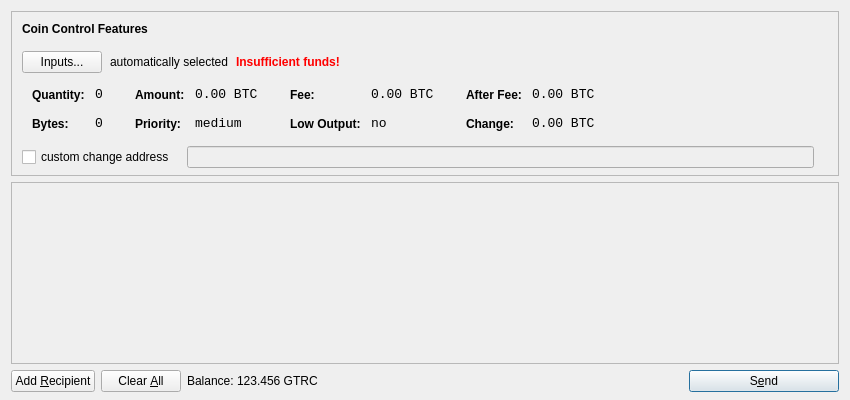
<?xml version="1.0" encoding="UTF-8"?>
<ui version="4.0">
 <class>SendCoinsDialog</class>
 <widget class="QDialog" name="SendCoinsDialog">
  <property name="geometry">
   <rect>
    <x>0</x>
    <y>0</y>
    <width>850</width>
    <height>400</height>
   </rect>
  </property>
  <property name="windowTitle">
   <string>Send Coins</string>
  </property>
  <layout class="QVBoxLayout" name="verticalLayout" stretch="0,1,0">
   <property name="bottomMargin">
    <number>8</number>
   </property>
   <item>
    <widget class="QFrame" name="frameCoinControl">
     <property name="sizePolicy">
      <sizepolicy hsizetype="Expanding" vsizetype="Expanding">
       <horstretch>0</horstretch>
       <verstretch>0</verstretch>
      </sizepolicy>
     </property>
     <property name="maximumSize">
      <size>
       <width>16777215</width>
       <height>16777215</height>
      </size>
     </property>
     <property name="frameShape">
      <enum>QFrame::StyledPanel</enum>
     </property>
     <property name="frameShadow">
      <enum>QFrame::Sunken</enum>
     </property>
     <layout class="QVBoxLayout" name="verticalLayoutCoinControl2">
      <property name="spacing">
       <number>-1</number>
      </property>
      <property name="leftMargin">
       <number>0</number>
      </property>
      <property name="topMargin">
       <number>0</number>
      </property>
      <property name="rightMargin">
       <number>0</number>
      </property>
      <property name="bottomMargin">
       <number>6</number>
      </property>
      <item>
       <layout class="QVBoxLayout" name="verticalLayoutCoinControl" stretch="0,0,0,0,1">
        <property name="spacing">
         <number>0</number>
        </property>
        <property name="leftMargin">
         <number>10</number>
        </property>
        <property name="topMargin">
         <number>10</number>
        </property>
        <item>
         <layout class="QHBoxLayout" name="horizontalLayoutCoinControl1">
          <property name="bottomMargin">
           <number>15</number>
          </property>
          <item>
           <widget class="QLabel" name="labelCoinControlFeatures">
            <property name="sizePolicy">
             <sizepolicy hsizetype="Preferred" vsizetype="Maximum">
              <horstretch>0</horstretch>
              <verstretch>0</verstretch>
             </sizepolicy>
            </property>
            <property name="font">
             <font>
              <weight>75</weight>
              <bold>true</bold>
             </font>
            </property>
            <property name="styleSheet">
             <string notr="true">font-weight:bold;</string>
            </property>
            <property name="text">
             <string>Coin Control Features</string>
            </property>
           </widget>
          </item>
         </layout>
        </item>
        <item>
         <layout class="QHBoxLayout" name="horizontalLayoutCoinControl2" stretch="0,0,0,0">
          <property name="spacing">
           <number>8</number>
          </property>
          <property name="bottomMargin">
           <number>10</number>
          </property>
          <item>
           <widget class="QPushButton" name="pushButtonCoinControl">
            <property name="styleSheet">
             <string notr="true"/>
            </property>
            <property name="text">
             <string>Inputs...</string>
            </property>
           </widget>
          </item>
          <item>
           <widget class="QLabel" name="labelCoinControlAutomaticallySelected">
            <property name="text">
             <string>automatically selected</string>
            </property>
            <property name="margin">
             <number>5</number>
            </property>
           </widget>
          </item>
          <item>
           <widget class="QLabel" name="labelCoinControlInsuffFunds">
            <property name="font">
             <font>
              <weight>75</weight>
              <bold>true</bold>
             </font>
            </property>
            <property name="styleSheet">
             <string notr="true">color:red;font-weight:bold;</string>
            </property>
            <property name="text">
             <string>Insufficient funds!</string>
            </property>
            <property name="margin">
             <number>5</number>
            </property>
           </widget>
          </item>
          <item>
           <spacer name="horizontalSpacerCoinControl">
            <property name="orientation">
             <enum>Qt::Horizontal</enum>
            </property>
            <property name="sizeHint" stdset="0">
             <size>
              <width>40</width>
              <height>1</height>
             </size>
            </property>
           </spacer>
          </item>
         </layout>
        </item>
        <item>
         <widget class="QWidget" name="widgetCoinControl" native="true">
          <property name="sizePolicy">
           <sizepolicy hsizetype="Preferred" vsizetype="Preferred">
            <horstretch>0</horstretch>
            <verstretch>0</verstretch>
           </sizepolicy>
          </property>
          <property name="minimumSize">
           <size>
            <width>0</width>
            <height>0</height>
           </size>
          </property>
          <property name="styleSheet">
           <string notr="true"/>
          </property>
          <layout class="QHBoxLayout" name="horizontalLayoutCoinControl5">
           <property name="margin">
            <number>0</number>
           </property>
           <item>
            <layout class="QHBoxLayout" name="horizontalLayoutCoinControl3" stretch="0,0,0,1">
             <property name="spacing">
              <number>20</number>
             </property>
             <property name="topMargin">
              <number>0</number>
             </property>
             <property name="bottomMargin">
              <number>10</number>
             </property>
             <item>
              <layout class="QFormLayout" name="formLayoutCoinControl1">
               <property name="horizontalSpacing">
                <number>10</number>
               </property>
               <property name="verticalSpacing">
                <number>14</number>
               </property>
               <property name="leftMargin">
                <number>10</number>
               </property>
               <property name="topMargin">
                <number>4</number>
               </property>
               <property name="rightMargin">
                <number>6</number>
               </property>
               <item row="0" column="0">
                <widget class="QLabel" name="labelCoinControlQuantityText">
                 <property name="styleSheet">
                  <string notr="true">font-weight:bold;</string>
                 </property>
                 <property name="text">
                  <string>Quantity:</string>
                 </property>
                 <property name="margin">
                  <number>0</number>
                 </property>
                </widget>
               </item>
               <item row="0" column="1">
                <widget class="QLabel" name="labelCoinControlQuantity">
                 <property name="font">
                  <font>
                   <family>Monospace</family>
                   <pointsize>10</pointsize>
                  </font>
                 </property>
                 <property name="cursor">
                  <cursorShape>IBeamCursor</cursorShape>
                 </property>
                 <property name="contextMenuPolicy">
                  <enum>Qt::ActionsContextMenu</enum>
                 </property>
                 <property name="text">
                  <string notr="true">0</string>
                 </property>
                 <property name="margin">
                  <number>0</number>
                 </property>
                 <property name="textInteractionFlags">
                  <set>Qt::LinksAccessibleByMouse|Qt::TextSelectableByKeyboard|Qt::TextSelectableByMouse</set>
                 </property>
                </widget>
               </item>
               <item row="1" column="0">
                <widget class="QLabel" name="labelCoinControlBytesText">
                 <property name="styleSheet">
                  <string notr="true">font-weight:bold;</string>
                 </property>
                 <property name="text">
                  <string>Bytes:</string>
                 </property>
                </widget>
               </item>
               <item row="1" column="1">
                <widget class="QLabel" name="labelCoinControlBytes">
                 <property name="font">
                  <font>
                   <family>Monospace</family>
                   <pointsize>10</pointsize>
                  </font>
                 </property>
                 <property name="cursor">
                  <cursorShape>IBeamCursor</cursorShape>
                 </property>
                 <property name="contextMenuPolicy">
                  <enum>Qt::ActionsContextMenu</enum>
                 </property>
                 <property name="text">
                  <string notr="true">0</string>
                 </property>
                 <property name="textInteractionFlags">
                  <set>Qt::LinksAccessibleByMouse|Qt::TextSelectableByKeyboard|Qt::TextSelectableByMouse</set>
                 </property>
                </widget>
               </item>
              </layout>
             </item>
             <item>
              <layout class="QFormLayout" name="formLayoutCoinControl2">
               <property name="horizontalSpacing">
                <number>10</number>
               </property>
               <property name="verticalSpacing">
                <number>14</number>
               </property>
               <property name="leftMargin">
                <number>6</number>
               </property>
               <property name="topMargin">
                <number>4</number>
               </property>
               <property name="rightMargin">
                <number>6</number>
               </property>
               <item row="0" column="0">
                <widget class="QLabel" name="labelCoinControlAmountText">
                 <property name="styleSheet">
                  <string notr="true">font-weight:bold;</string>
                 </property>
                 <property name="text">
                  <string>Amount:</string>
                 </property>
                 <property name="margin">
                  <number>0</number>
                 </property>
                </widget>
               </item>
               <item row="0" column="1">
                <widget class="QLabel" name="labelCoinControlAmount">
                 <property name="font">
                  <font>
                   <family>Monospace</family>
                   <pointsize>10</pointsize>
                  </font>
                 </property>
                 <property name="cursor">
                  <cursorShape>IBeamCursor</cursorShape>
                 </property>
                 <property name="contextMenuPolicy">
                  <enum>Qt::ActionsContextMenu</enum>
                 </property>
                 <property name="text">
                  <string notr="true">0.00 BTC</string>
                 </property>
                 <property name="textInteractionFlags">
                  <set>Qt::LinksAccessibleByMouse|Qt::TextSelectableByKeyboard|Qt::TextSelectableByMouse</set>
                 </property>
                </widget>
               </item>
               <item row="1" column="0">
                <widget class="QLabel" name="labelCoinControlPriorityText">
                 <property name="styleSheet">
                  <string notr="true">font-weight:bold;</string>
                 </property>
                 <property name="text">
                  <string>Priority:</string>
                 </property>
                </widget>
               </item>
               <item row="1" column="1">
                <widget class="QLabel" name="labelCoinControlPriority">
                 <property name="font">
                  <font>
                   <family>Monospace</family>
                   <pointsize>10</pointsize>
                  </font>
                 </property>
                 <property name="cursor">
                  <cursorShape>IBeamCursor</cursorShape>
                 </property>
                 <property name="contextMenuPolicy">
                  <enum>Qt::ActionsContextMenu</enum>
                 </property>
                 <property name="text">
                  <string>medium</string>
                 </property>
                 <property name="textInteractionFlags">
                  <set>Qt::LinksAccessibleByMouse|Qt::TextSelectableByKeyboard|Qt::TextSelectableByMouse</set>
                 </property>
                </widget>
               </item>
              </layout>
             </item>
             <item>
              <layout class="QFormLayout" name="formLayoutCoinControl3">
               <property name="horizontalSpacing">
                <number>10</number>
               </property>
               <property name="verticalSpacing">
                <number>14</number>
               </property>
               <property name="leftMargin">
                <number>6</number>
               </property>
               <property name="topMargin">
                <number>4</number>
               </property>
               <property name="rightMargin">
                <number>6</number>
               </property>
               <item row="0" column="0">
                <widget class="QLabel" name="labelCoinControlFeeText">
                 <property name="styleSheet">
                  <string notr="true">font-weight:bold;</string>
                 </property>
                 <property name="text">
                  <string>Fee:</string>
                 </property>
                 <property name="margin">
                  <number>0</number>
                 </property>
                </widget>
               </item>
               <item row="0" column="1">
                <widget class="QLabel" name="labelCoinControlFee">
                 <property name="font">
                  <font>
                   <family>Monospace</family>
                   <pointsize>10</pointsize>
                  </font>
                 </property>
                 <property name="cursor">
                  <cursorShape>IBeamCursor</cursorShape>
                 </property>
                 <property name="contextMenuPolicy">
                  <enum>Qt::ActionsContextMenu</enum>
                 </property>
                 <property name="text">
                  <string notr="true">0.00 BTC</string>
                 </property>
                 <property name="textInteractionFlags">
                  <set>Qt::LinksAccessibleByMouse|Qt::TextSelectableByKeyboard|Qt::TextSelectableByMouse</set>
                 </property>
                </widget>
               </item>
               <item row="1" column="0">
                <widget class="QLabel" name="labelCoinControlLowOutputText">
                 <property name="styleSheet">
                  <string notr="true">font-weight:bold;</string>
                 </property>
                 <property name="text">
                  <string>Low Output:</string>
                 </property>
                </widget>
               </item>
               <item row="1" column="1">
                <widget class="QLabel" name="labelCoinControlLowOutput">
                 <property name="font">
                  <font>
                   <family>Monospace</family>
                   <pointsize>10</pointsize>
                  </font>
                 </property>
                 <property name="cursor">
                  <cursorShape>IBeamCursor</cursorShape>
                 </property>
                 <property name="contextMenuPolicy">
                  <enum>Qt::ActionsContextMenu</enum>
                 </property>
                 <property name="text">
                  <string>no</string>
                 </property>
                 <property name="textInteractionFlags">
                  <set>Qt::LinksAccessibleByMouse|Qt::TextSelectableByKeyboard|Qt::TextSelectableByMouse</set>
                 </property>
                </widget>
               </item>
              </layout>
             </item>
             <item>
              <layout class="QFormLayout" name="formLayoutCoinControl4">
               <property name="horizontalSpacing">
                <number>10</number>
               </property>
               <property name="verticalSpacing">
                <number>14</number>
               </property>
               <property name="leftMargin">
                <number>6</number>
               </property>
               <property name="topMargin">
                <number>4</number>
               </property>
               <property name="rightMargin">
                <number>6</number>
               </property>
               <item row="0" column="0">
                <widget class="QLabel" name="labelCoinControlAfterFeeText">
                 <property name="styleSheet">
                  <string notr="true">font-weight:bold;</string>
                 </property>
                 <property name="text">
                  <string>After Fee:</string>
                 </property>
                 <property name="margin">
                  <number>0</number>
                 </property>
                </widget>
               </item>
               <item row="0" column="1">
                <widget class="QLabel" name="labelCoinControlAfterFee">
                 <property name="font">
                  <font>
                   <family>Monospace</family>
                   <pointsize>10</pointsize>
                  </font>
                 </property>
                 <property name="cursor">
                  <cursorShape>IBeamCursor</cursorShape>
                 </property>
                 <property name="contextMenuPolicy">
                  <enum>Qt::ActionsContextMenu</enum>
                 </property>
                 <property name="text">
                  <string notr="true">0.00 BTC</string>
                 </property>
                 <property name="textInteractionFlags">
                  <set>Qt::LinksAccessibleByMouse|Qt::TextSelectableByKeyboard|Qt::TextSelectableByMouse</set>
                 </property>
                </widget>
               </item>
               <item row="1" column="0">
                <widget class="QLabel" name="labelCoinControlChangeText">
                 <property name="styleSheet">
                  <string notr="true">font-weight:bold;</string>
                 </property>
                 <property name="text">
                  <string>Change:</string>
                 </property>
                </widget>
               </item>
               <item row="1" column="1">
                <widget class="QLabel" name="labelCoinControlChange">
                 <property name="font">
                  <font>
                   <family>Monospace</family>
                   <pointsize>10</pointsize>
                  </font>
                 </property>
                 <property name="cursor">
                  <cursorShape>IBeamCursor</cursorShape>
                 </property>
                 <property name="contextMenuPolicy">
                  <enum>Qt::ActionsContextMenu</enum>
                 </property>
                 <property name="text">
                  <string notr="true">0.00 BTC</string>
                 </property>
                 <property name="textInteractionFlags">
                  <set>Qt::LinksAccessibleByMouse|Qt::TextSelectableByKeyboard|Qt::TextSelectableByMouse</set>
                 </property>
                </widget>
               </item>
              </layout>
             </item>
            </layout>
           </item>
          </layout>
         </widget>
        </item>
        <item>
         <layout class="QHBoxLayout" name="horizontalLayoutCoinControl4" stretch="0,0,0">
          <property name="spacing">
           <number>12</number>
          </property>
          <property name="sizeConstraint">
           <enum>QLayout::SetDefaultConstraint</enum>
          </property>
          <property name="topMargin">
           <number>5</number>
          </property>
          <property name="rightMargin">
           <number>5</number>
          </property>
          <item>
           <widget class="QCheckBox" name="checkBoxCoinControlChange">
            <property name="text">
             <string>custom change address</string>
            </property>
           </widget>
          </item>
          <item>
           <widget class="QLineEdit" name="lineEditCoinControlChange">
            <property name="enabled">
             <bool>false</bool>
            </property>
            <property name="sizePolicy">
             <sizepolicy hsizetype="Expanding" vsizetype="Fixed">
              <horstretch>0</horstretch>
              <verstretch>0</verstretch>
             </sizepolicy>
            </property>
           </widget>
          </item>
          <item>
           <widget class="QLabel" name="labelCoinControlChangeLabel">
            <property name="sizePolicy">
             <sizepolicy hsizetype="Preferred" vsizetype="Expanding">
              <horstretch>0</horstretch>
              <verstretch>0</verstretch>
             </sizepolicy>
            </property>
            <property name="minimumSize">
             <size>
              <width>0</width>
              <height>0</height>
             </size>
            </property>
            <property name="text">
             <string/>
            </property>
            <property name="margin">
             <number>3</number>
            </property>
           </widget>
          </item>
         </layout>
        </item>
        <item>
         <spacer name="verticalSpacerCoinControl">
          <property name="orientation">
           <enum>Qt::Vertical</enum>
          </property>
          <property name="sizeHint" stdset="0">
           <size>
            <width>800</width>
            <height>1</height>
           </size>
          </property>
         </spacer>
        </item>
       </layout>
      </item>
     </layout>
    </widget>
   </item>
   <item>
    <widget class="QScrollArea" name="scrollArea">
     <property name="widgetResizable">
      <bool>true</bool>
     </property>
     <widget class="QWidget" name="scrollAreaWidgetContents">
      <property name="geometry">
       <rect>
        <x>0</x>
        <y>0</y>
        <width>830</width>
        <height>165</height>
       </rect>
      </property>
      <layout class="QVBoxLayout" name="verticalLayout_2">
       <property name="margin">
        <number>0</number>
       </property>
       <item>
        <layout class="QVBoxLayout" name="entries">
         <property name="spacing">
          <number>6</number>
         </property>
        </layout>
       </item>
       <item>
        <spacer name="verticalSpacer">
         <property name="orientation">
          <enum>Qt::Vertical</enum>
         </property>
         <property name="sizeHint" stdset="0">
          <size>
           <width>20</width>
           <height>40</height>
          </size>
         </property>
        </spacer>
       </item>
      </layout>
     </widget>
    </widget>
   </item>
   <item>
    <layout class="QHBoxLayout" name="horizontalLayout">
     <item>
      <widget class="QPushButton" name="addButton">
       <property name="toolTip">
        <string>Send to multiple recipients at once</string>
       </property>
       <property name="text">
        <string>Add &amp;Recipient</string>
       </property>
       <property name="icon">
        <iconset resource="../bitcoin.qrc">
         <normaloff>:/icons/add</normaloff>:/icons/add</iconset>
       </property>
       <property name="autoDefault">
        <bool>false</bool>
       </property>
      </widget>
     </item>
     <item>
      <widget class="QPushButton" name="clearButton">
       <property name="sizePolicy">
        <sizepolicy hsizetype="Minimum" vsizetype="Fixed">
         <horstretch>0</horstretch>
         <verstretch>0</verstretch>
        </sizepolicy>
       </property>
       <property name="toolTip">
        <string>Remove all transaction fields</string>
       </property>
       <property name="text">
        <string>Clear &amp;All</string>
       </property>
       <property name="icon">
        <iconset resource="../bitcoin.qrc">
         <normaloff>:/icons/remove</normaloff>:/icons/remove</iconset>
       </property>
       <property name="autoRepeatDelay">
        <number>300</number>
       </property>
       <property name="autoDefault">
        <bool>false</bool>
       </property>
      </widget>
     </item>
     <item>
      <layout class="QHBoxLayout" name="horizontalLayout_2">
       <property name="spacing">
        <number>3</number>
       </property>
       <item>
        <widget class="QLabel" name="label">
         <property name="text">
          <string>Balance:</string>
         </property>
        </widget>
       </item>
       <item>
        <widget class="QLabel" name="labelBalance">
         <property name="cursor">
          <cursorShape>IBeamCursor</cursorShape>
         </property>
         <property name="text">
          <string>123.456 GTRC</string>
         </property>
         <property name="textInteractionFlags">
          <set>Qt::LinksAccessibleByMouse|Qt::TextSelectableByKeyboard|Qt::TextSelectableByMouse</set>
         </property>
        </widget>
       </item>
      </layout>
     </item>
     <item>
      <spacer name="horizontalSpacer">
       <property name="orientation">
        <enum>Qt::Horizontal</enum>
       </property>
       <property name="sizeHint" stdset="0">
        <size>
         <width>40</width>
         <height>20</height>
        </size>
       </property>
      </spacer>
     </item>
     <item>
      <widget class="QPushButton" name="sendButton">
       <property name="minimumSize">
        <size>
         <width>150</width>
         <height>0</height>
        </size>
       </property>
       <property name="toolTip">
        <string>Confirm the send action</string>
       </property>
       <property name="text">
        <string>S&amp;end</string>
       </property>
       <property name="icon">
        <iconset resource="../bitcoin.qrc">
         <normaloff>:/icons/send</normaloff>:/icons/send</iconset>
       </property>
       <property name="default">
        <bool>true</bool>
       </property>
      </widget>
     </item>
    </layout>
   </item>
  </layout>
 </widget>
 <resources>
  <include location="../bitcoin.qrc"/>
 </resources>
 <connections/>
</ui>
